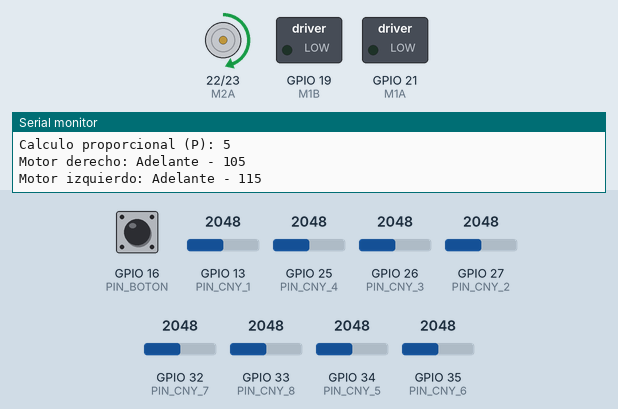
This sketch was run on a simulated ESP32. On the bench: motor-driver pin pairs drawn as motors (green arrow = first pin HIGH = forward, orange = second pin HIGH = backward, longer = more drive), switched loads named in the sketch (green lamp = pin HIGH), the last lines printed to the serial monitor. The inputs (shaded band) are chosen by the test bench; at power-on: GPIO 13 (PIN_CNY_1) = 2048, GPIO 27 (PIN_CNY_2) = 2048, GPIO 33 (PIN_CNY_8) = 2048, GPIO 16 (PIN_BOTON) LOW, GPIO 25 (PIN_CNY_4) = 2048, GPIO 26 (PIN_CNY_3) = 2048, GPIO 32 (PIN_CNY_7) = 2048, GPIO 34 (PIN_CNY_5) = 2048, GPIO 35 (PIN_CNY_6) = 2048.

Above: at 7.8 s.
7.9 s: GPIO 13 (PIN_CNY_1) set to 1228
At 9.0 s:
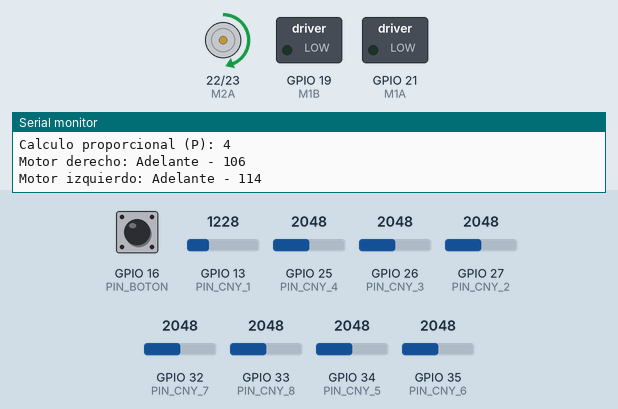
10.1 s: GPIO 27 (PIN_CNY_2) set to 122
At 11.1 s:
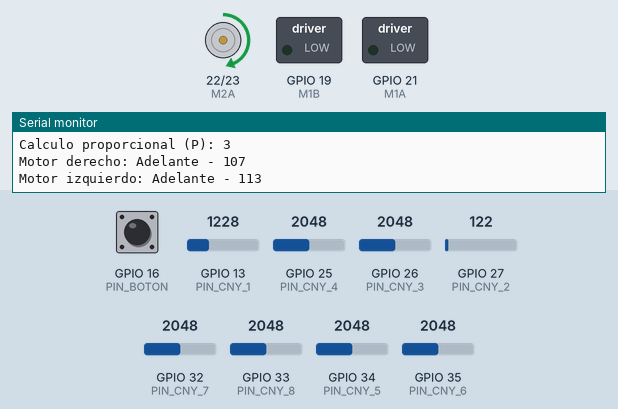
12.1 s: GPIO 33 (PIN_CNY_8) set to 122
At 13.2 s:
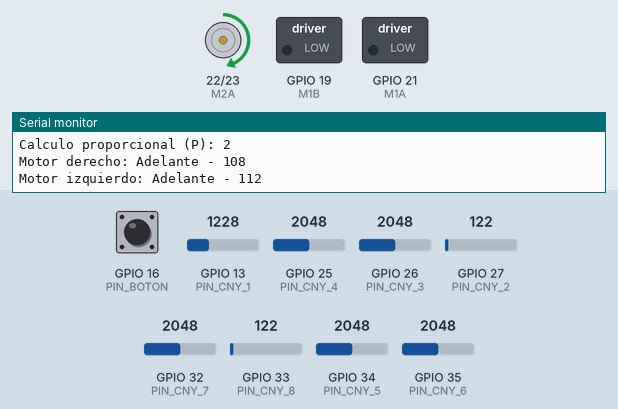
Timing chart, 0 to 15.1 s (numbered marks = the images above; inputs shaded):
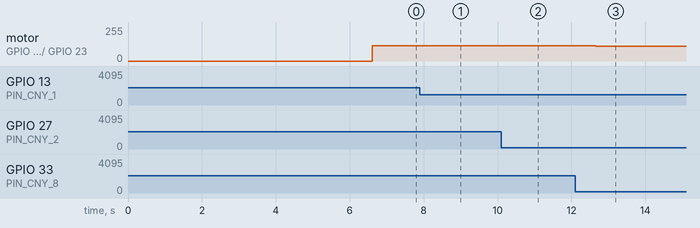

The sketch:

Lectura_CNY70_V1.ino
```cpp
//--- Pines INPUT / OUTPUT ---
// Motores
#define M2A 22
#define M2B 23
#define M1B 19
#define M1A 21
// Canales
#define LEFT_1 14
#define LEFT_2 13
#define RIGHT_1 12
#define RIGHT_2 11
// Sensores --> CNY70
#define PIN_CNY_1 13
#define PIN_CNY_2 27
#define PIN_CNY_3 26
#define PIN_CNY_4 25
#define PIN_CNY_5 34
#define PIN_CNY_6 35
#define PIN_CNY_7 32
#define PIN_CNY_8 33

#define PIN_BOTON 16

//--- Cantidad sensores CNY70 ---
#define CNY_CANT 8

// --- Estados logicos ---
#define DEBUG 1
#define LEFT 1
#define RIGHT 2
#define BACKWARD 0
#define FORWARD 1
#define QUIETO 0

// --- Velocidades ---
#define VEL_MIN_PID 110
#define VEL_MIN 80
#define VEL_WHITE_FLOOR 100

// --- Calculo Proporcional ---
#define KP 10
int error, calc_p;
float gain = 120;
float error_prom_max = (KP * 15600);
float error_prom_min = (KP * -15600);

// --- Posicion lado negro ---
bool black_side = RIGHT;
// bool black_side = LEFT;

int vel_der, vel_izq;

int pines_CNY70[CNY_CANT] = { PIN_CNY_1, PIN_CNY_2, PIN_CNY_3, PIN_CNY_4, PIN_CNY_5, PIN_CNY_6, PIN_CNY_7, PIN_CNY_8 };

// --- Calibracion de sensores ---
int valores_max_leidos[CNY_CANT];
int valores_min_leidos[CNY_CANT];
int valor;

// --- Lecturas de sensores ---
int valores_actuales[CNY_CANT];
bool all_white = false;

bool estado = true;

const int PWMFreq = 1000;
const int PWMResolution = 8;

// --------------------------- Funciones ---------------------------
bool boton_on_off() {
  return estado = digitalRead(PIN_BOTON);
}

void pins_and_PWM_setup() {
  // --- Pines Motores (RPWM & LPWM) ---
  pinMode(M1A, OUTPUT);
  pinMode(M1B, OUTPUT);
  pinMode(M2A, OUTPUT);
  pinMode(M2B, OUTPUT);
  // --- CONFIG. PWM ---
  ledcSetup(LEFT_1, PWMFreq, PWMResolution);
  ledcSetup(LEFT_2, PWMFreq, PWMResolution);
  ledcSetup(RIGHT_1, PWMFreq, PWMResolution);
  ledcSetup(RIGHT_2, PWMFreq, PWMResolution);
  // --- Enlace canales PWM a pines motores ---
  ledcAttachPin(M1A, LEFT_1);
  ledcAttachPin(M1B, LEFT_2);
  ledcAttachPin(M2A, RIGHT_1);
  ledcAttachPin(M2B, RIGHT_2);
}

void motor(int motor, int direccion, int velocidad) {

  if (motor == 0) {

    if (direccion == 0) {  // ---> gira en un sentido
      ledcWrite(LEFT_1, velocidad);
      ledcWrite(LEFT_2, 0);

    } else {  // direccion == 1 ---> gira en el otro sentido
      ledcWrite(LEFT_1, 0);
      ledcWrite(LEFT_2, velocidad);
    }
  }

  else if (motor == 1) {

    if (direccion == 0) {  // ---> gira en un sentido
      ledcWrite(RIGHT_1, 0);
      ledcWrite(RIGHT_2, velocidad);

    } else {  // direccion == 1 ---> gira en el otro sentido
      ledcWrite(RIGHT_1, velocidad);
      ledcWrite(RIGHT_2, 0);
    }
  }
}

void setup() {
  for (int i = 0; i < CNY_CANT; i++) {
    pinMode(pines_CNY70[i], INPUT);
  }

  pinMode(PIN_BOTON, INPUT);
  Serial.begin(115200);
  pins_and_PWM_setup();

  for (int i = 0; i < CNY_CANT; i++) {
    valores_min_leidos[i] = 100000;
    valores_max_leidos[i] = -100000;
  }

  //calibrar lecturas minimas y maximas
  while (boton_on_off() == true) {
    Serial.println("Calibrando..");
    delay(500);
    for (int i = 0; i < CNY_CANT; i++) {

      valor = analogRead(pines_CNY70[i]);

      valores_min_leidos[i] = constrain(valores_min_leidos[i], -100000, valor);
      valores_max_leidos[i] = constrain(valores_max_leidos[i], valor, 100000);

      /*Serial.print("Valores mininimos CNY ");
      Serial.print(i);
      Serial.print(" :");
      Serial.println(valores_min_leidos[i]);
      Serial.println();
      delay(100);

      Serial.print("Valores maximos CNY ");
      Serial.print(i);
      Serial.print(" :");
      Serial.println(valores_max_leidos[i]);
      Serial.println();
      delay(100);*/
    }
    /*Serial.print("Valores mininimos CNY 1: ");
    Serial.println(valores_min_leidos[0]);
    Serial.print("Valores mininimos CNY 2: ");
    Serial.println(valores_min_leidos[1]);
    Serial.println();
    Serial.print("Valores maximos CNY 1: ");
    Serial.println(valores_max_leidos[0]);
    Serial.print("Valores maximos CNY 2: ");
    Serial.println(valores_max_leidos[1]);
    delay(1000);*/
  }
  for (int i = 0; i < CNY_CANT; i++) {
    Serial.print("Valores FINALES mininimos CNY ");
    Serial.print(i);
    Serial.print(" :");
    Serial.println(valores_min_leidos[i]);
    Serial.println();
    delay(100);

    Serial.print("Valores FINALES maximos CNY ");
    Serial.print(i);
    Serial.print(" :");
    Serial.println(valores_max_leidos[i]);
    Serial.println();
    delay(100);
  }

  /*Serial.print("Valores mininimos CNY 1 (FINALES): ");
  Serial.println(valores_min_leidos[0]);
  Serial.print("Valores mininimos CNY 2 (FINALES): ");
  Serial.println(valores_min_leidos[1]);

  Serial.print("Valores maximos CNY 1 (FINALES): ");
  Serial.println(valores_max_leidos[0]);
  Serial.print("Valores maximos CNY 2 (FINALES): ");
  Serial.println(valores_max_leidos[1]);*/

  delay(5000);
}

void loop() {

  all_white = false;
  // obtener lecturas de sensores y establecer logica para la cuenta de error
  for (int i = 0; i < CNY_CANT / 2; i++) {
    valores_actuales[i] = analogRead(pines_CNY70[i]);
    valores_actuales[i] = map(valores_actuales[i], valores_min_leidos[i], valores_max_leidos[i], 1000, 0);  // es necesario hacer esta
    valores_actuales[i] = constrain(valores_actuales[i], 0, 1000);
  }

  for (int i = CNY_CANT / 2; i < CNY_CANT; i++) {
    valores_actuales[i] = analogRead(pines_CNY70[i]);
    valores_actuales[i] = map(valores_actuales[i], valores_min_leidos[i], valores_max_leidos[i], 0, 1000);
    valores_actuales[i] = constrain(valores_actuales[i], 0, 1000);
  }

  // error = (-16 * valores_actuales[0]) + (-8 * valores_actuales[1]) + (-4 * valores_actuales[2]) + (-2 * valores_actuales[3]) + (2 * valores_actuales[4]) + (4 * valores_actuales[5]) + (8 * valores_actuales[6]) + (16 * valores_actuales[7]);
  error = (-16 * valores_actuales[7]) + (-8 * valores_actuales[6]) + (-4 * valores_actuales[5]) + (-2 * valores_actuales[4]) + (2 * valores_actuales[3]) + (4 * valores_actuales[2]) + (8 * valores_actuales[1]) + (16 * valores_actuales[0]);

  // error = (-2 * valores_actuales[1]) + (2 * valores_actuales[0]);
  Serial.println();
  Serial.print("Error: ");
  Serial.println(error);

  calc_p = KP * error;
  Serial.println();
  Serial.print("Calculo proporcional (P): ");
  Serial.println(calc_p);

  calc_p = map(calc_p, error_prom_min, error_prom_max, -1 * gain, gain);
  Serial.println();
  Serial.print("Calculo proporcional (P): ");
  Serial.println(calc_p);
  Serial.println();

  if (error < -26000) all_white = true;

  if (error < error_prom_min) error_prom_min = error;
  if (error > error_prom_max) error_prom_max = error;

  //////////////////////////
  if (black_side == LEFT) {
    vel_der = VEL_MIN_PID - calc_p;
    vel_izq = VEL_MIN_PID + calc_p;
  } else {
    vel_der = VEL_MIN_PID + calc_p;
    vel_izq = VEL_MIN_PID - calc_p;
  }
  //////////////////////////

  vel_der = constrain(vel_der, 0, 255);
  vel_izq = constrain(vel_izq, 0, 255);

  //////////////////////////
  if (all_white) {

    if (black_side == RIGHT) {
      Serial.print("Motor derecho: Adelante - ");
      Serial.println(VEL_WHITE_FLOOR);
      motor(RIGHT, FORWARD, VEL_WHITE_FLOOR);

      Serial.println("Motor izquierdo: Quieto - 0");
      motor(LEFT, FORWARD, QUIETO);
    } else {
      Serial.println("Motor derecho: Quieto - 0");
      motor(RIGHT, FORWARD, QUIETO);

      Serial.print("Motor izquierdo: Adelante - ");
      Serial.println(VEL_WHITE_FLOOR);
      motor(LEFT, FORWARD, VEL_WHITE_FLOOR);
    }
  } else {

    if (vel_der < VEL_MIN) {
      int x = VEL_MIN + (VEL_MIN - vel_der);
      Serial.print("Motor derecho: Atras - ");
      Serial.println(x);
      motor(RIGHT, BACKWARD, x);
    } else {
      Serial.print("Motor derecho: Adelante - ");
      Serial.println(vel_der);
      motor(RIGHT, FORWARD, vel_der);
    }

    if (vel_izq < VEL_MIN) {
      int g = VEL_MIN + (VEL_MIN - vel_izq);
      Serial.print("Motor izquierdo: Atras - ");
      Serial.println(g);
      motor(LEFT, BACKWARD, g);
    } else {
      Serial.print("Motor izquierdo: Adelante - ");
      Serial.println(vel_izq);
      motor(LEFT, FORWARD, vel_izq);
    }
  }
  //////////////////////////

  delay(1000);
}
```

Measured:
- after the input at 7.9 s, motor on GPIO 22 (M2A) / GPIO 23 (M2B): forward 115/255 → forward 114/255 after 0.73 s
- after the input at 10.1 s, motor on GPIO 22 (M2A) / GPIO 23 (M2B): forward 114/255 → forward 113/255 after 0.54 s
- after the input at 12.1 s, motor on GPIO 22 (M2A) / GPIO 23 (M2B): forward 113/255 → forward 112/255 after 0.56 s
